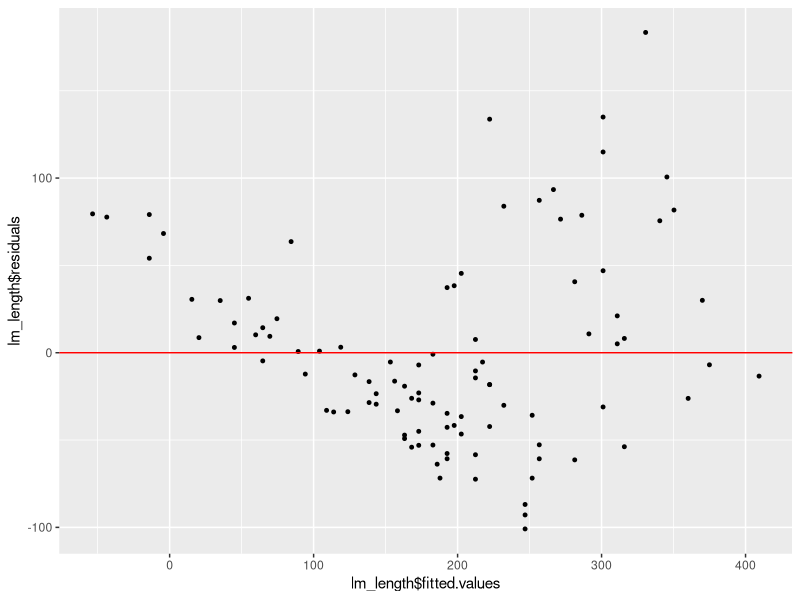
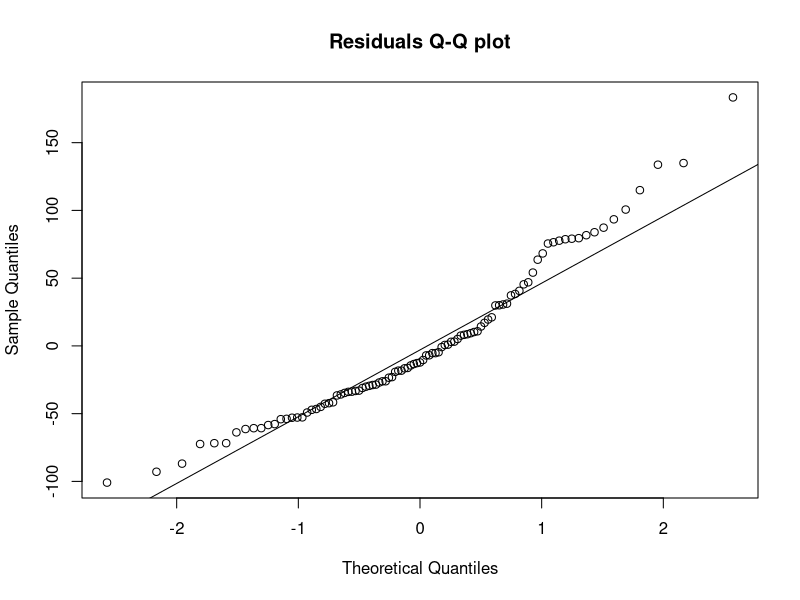
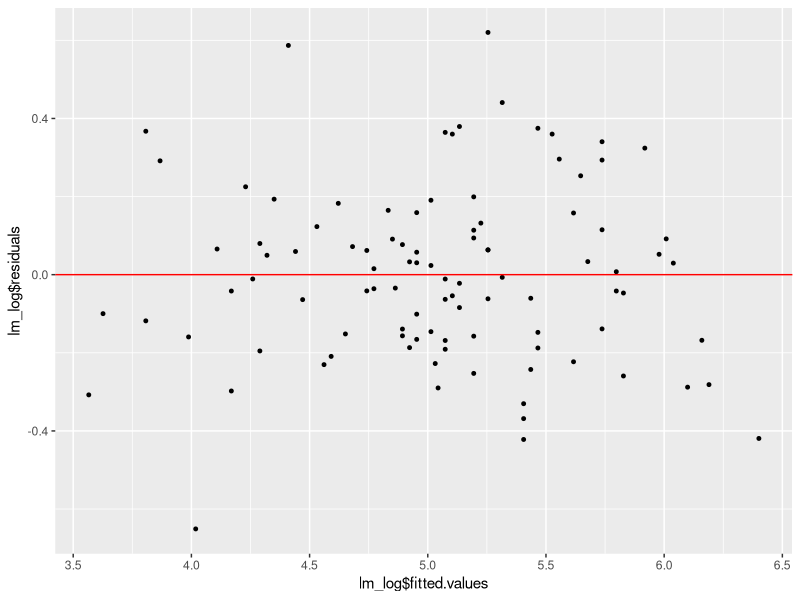
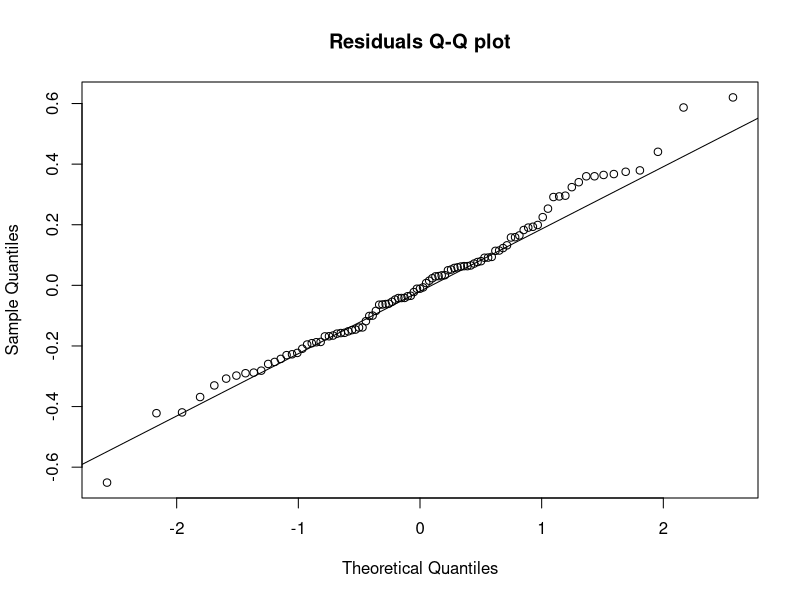
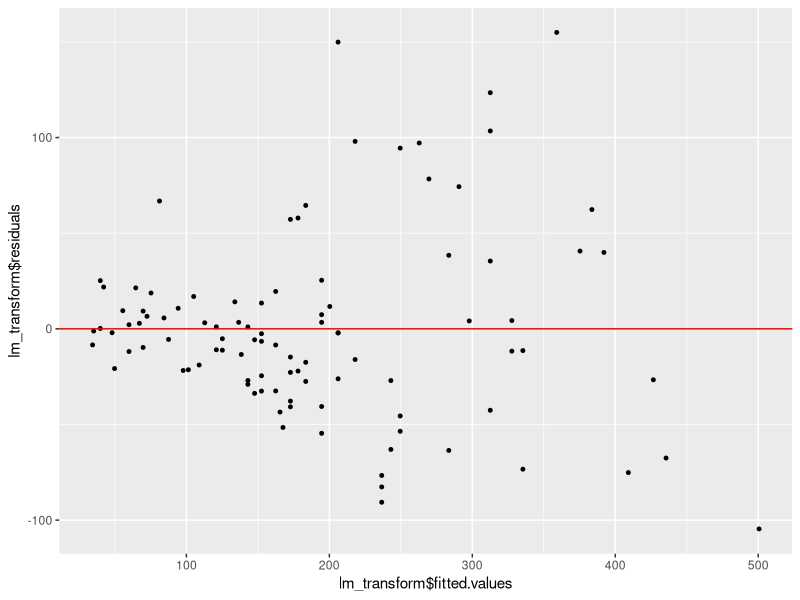
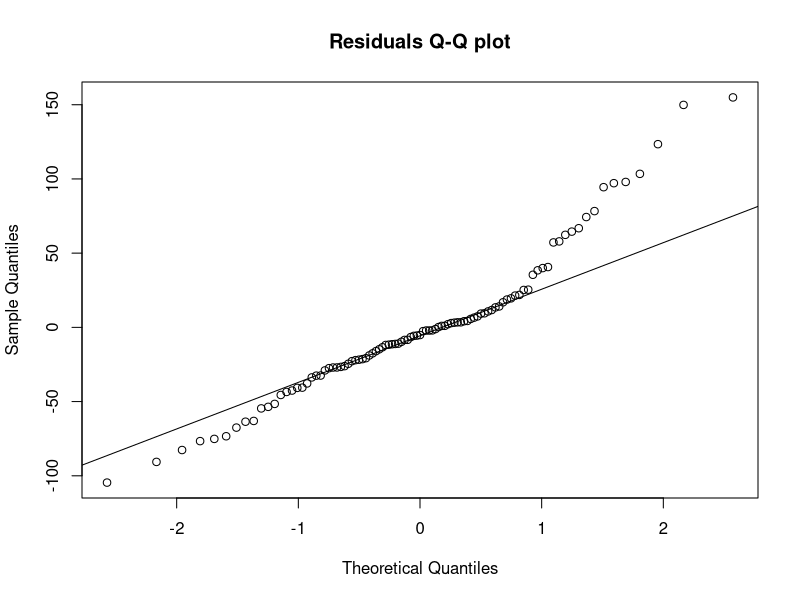

Write R code to recreate these figures, in order.
## Import needed libraries and data
library(reshape2)
library(ggplot2)
require(gridExtra)

bear=read.table('bears.txt',header=TRUE,sep='\t')
bear=bear[bear$Obs.No==1,]

## Linear System
lm_length = lm(bear$Weight~bear$Length)
p1 <- ggplot(bear, aes(x=lm_length$fitted.values, y=lm_length$residuals)) + geom_point(size=1) + geom_hline(yintercept = 0, color="red")
plot(p1)
qqnorm(lm_length$residuals,main='Residuals Q-Q plot')
qqline(lm_length$residuals)
shapiro.test(lm_length$residuals)

## Log Transformed System
lm_log = lm(log(bear$Weight)~bear$Length)
p2 <- ggplot(bear, aes(x=lm_log$fitted.values, y=lm_log$residuals)) + geom_point(size=1) + geom_hline(yintercept = 0, color="red")
plot(p2)
qqnorm(lm_log$residuals,main='Residuals Q-Q plot')
qqline(lm_log$residuals)
shapiro.test(lm_log$residuals)



## Polynomial Transformed System
lm_transform = lm(bear$Weight~bear$Length + I((bear$Length)^2))
p3 <- ggplot(bear, aes(x=lm_transform$fitted.values, y=lm_transform$residuals)) + geom_point(size=1) + geom_hline(yintercept = 0, color="red")
plot(p3)
qqnorm(lm_transform$residuals,main='Residuals Q-Q plot')
qqline(lm_transform$residuals)
shapiro.test(lm_transform$residuals)